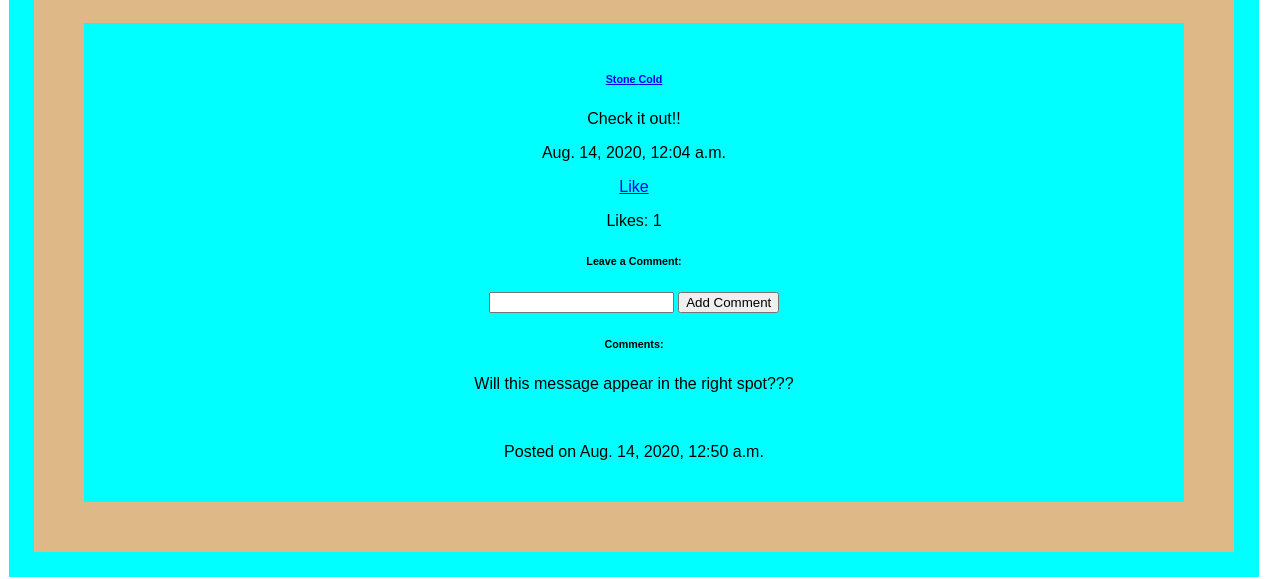
Page /success (lower part) on the earlier database version.
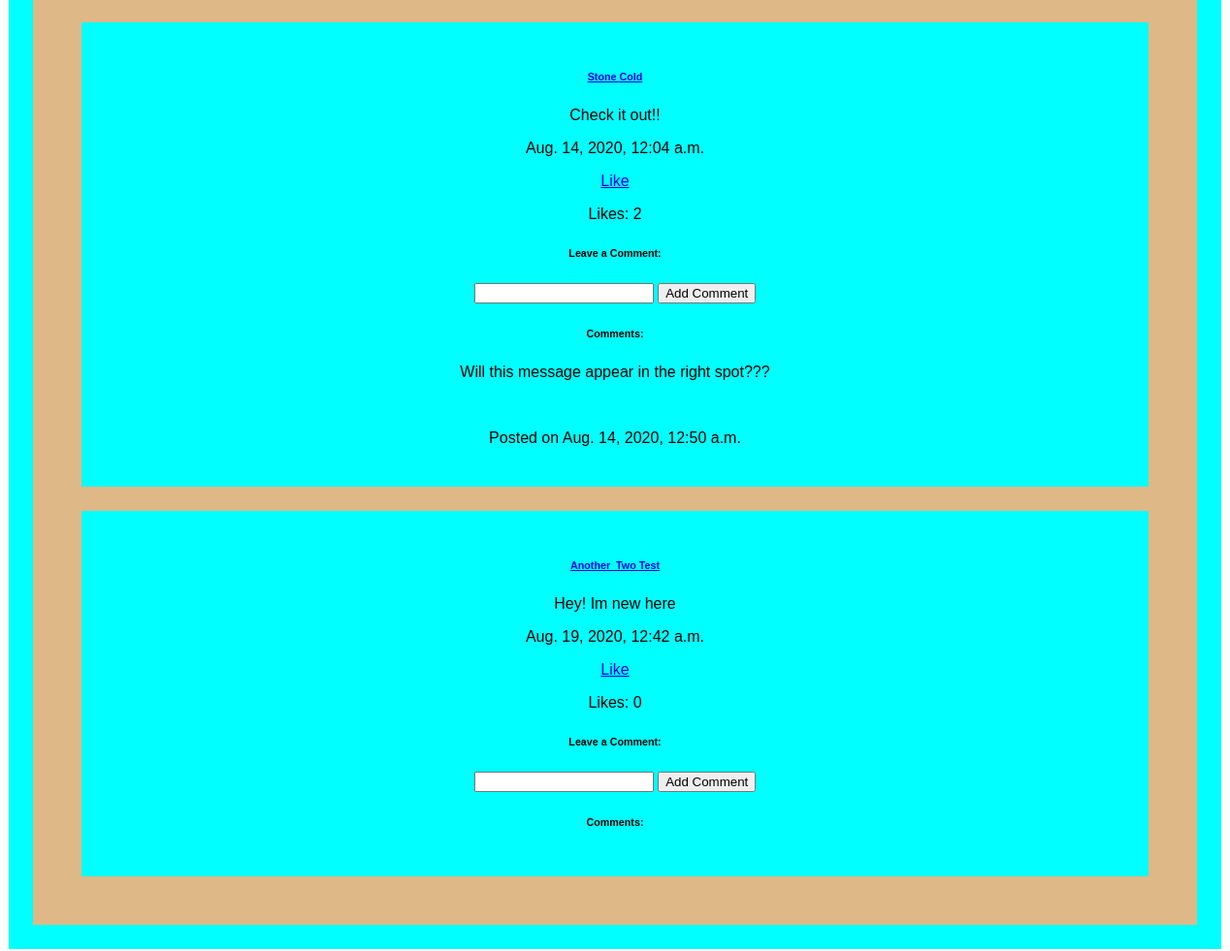
Same page on the later database version.
### social/models.py (models this page shows)
class Wall_Message(models.Model):
    content = models.CharField(max_length=255)
    poster = models.ForeignKey(User, related_name="messages", on_delete=models.CASCADE)
    likes = models.ManyToManyField(User, related_name="likes")
    created_at = models.DateTimeField(auto_now_add=True)
    updated_at = models.DateTimeField(auto_now=True)
    objects = MessageManager()

class User(models.Model):
    first_name = models.CharField(max_length=255)
    last_name = models.CharField(max_length=255)
    email = models.CharField(max_length=255)
    password = models.CharField(max_length=255)
    created_at = models.DateTimeField(auto_now_add=True)
    updated_at = models.DateTimeField(auto_now=True)
    objects = UserManager()

class Comment(models.Model):
    content = models.CharField(max_length=255)
    poster = models.ForeignKey(User, related_name="comments", on_delete=models.CASCADE)
    message = models.ForeignKey(Wall_Message, related_name="comments", on_delete=models.CASCADE)
    created_at = models.DateTimeField(auto_now_add=True)
    updated_at = models.DateTimeField(auto_now=True)

### social/views.py (the view)
# urls.py: path('success', views.success),
def success(request):
    context = {
        'all_messages': Wall_Message.objects.all()
    }
    return render(request, 'success.html', context)

### social/templates/success.html (shortened to what this page needs)
<!DOCTYPE html>
<html lang="en">
<head>
    {% load static %}
    <link rel="stylesheet" href="{% static 'style.css' %}">
    <link rel="stylesheet" href="{% static 'mess_style.css' %}">
</head>
<body>
    <div id="wrapper">
        <div id="messages">
            {% for one_mess in all_messages %}
            <div class="message">
                <h6><a href="/profile/{{one_mess.poster.id}}">{{one_mess.poster.first_name}} {{one_mess.poster.last_name}}</a></h6>
                <p>{{one_mess.content}}</p>
                <p>{{one_mess.created_at}}</p>
                <a href="/like/{{one_mess.id}}">Like</a>
                <p>Likes: {{one_mess.likes.count}}</p>
                <h6>Leave a Comment:</h6>
                <form action="/add_comment/{{one_mess.id}}" method=POST>
                    <input type="text" name='content'>
                    <input type="submit" value="Add Comment">
                </form>
                <h6>Comments:</h6>
                {% for one_comm in one_mess.comments.all %}
                <p>{{one_comm.content}}</p><br>
                <p>Posted on {{one_comm.created_at}}</p>
                {% endfor %}
            </div>
            {% endfor %}
        </div>
    </div>
</body>
</html>

Differences in the rows shown:
computed for Wall_Message "Check it out!!": likes.count "1" → "2"
added Wall_Message: poster.first_name "Another_Two", poster.last_name "Test", content "Hey! Im new here", created_at "Aug. 19, 2020, 12:42 a.m.", likes.count "0"
